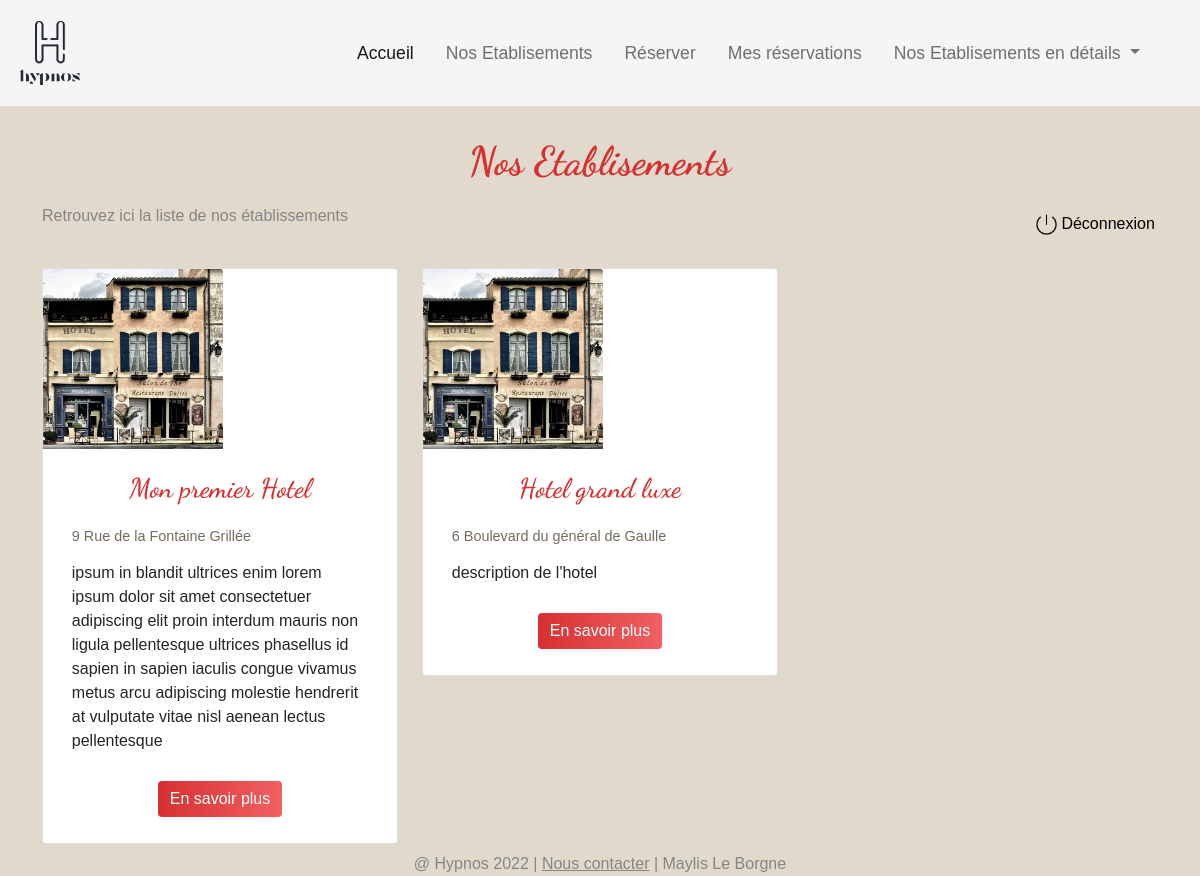
The page /hotels on the database as committed earlier.
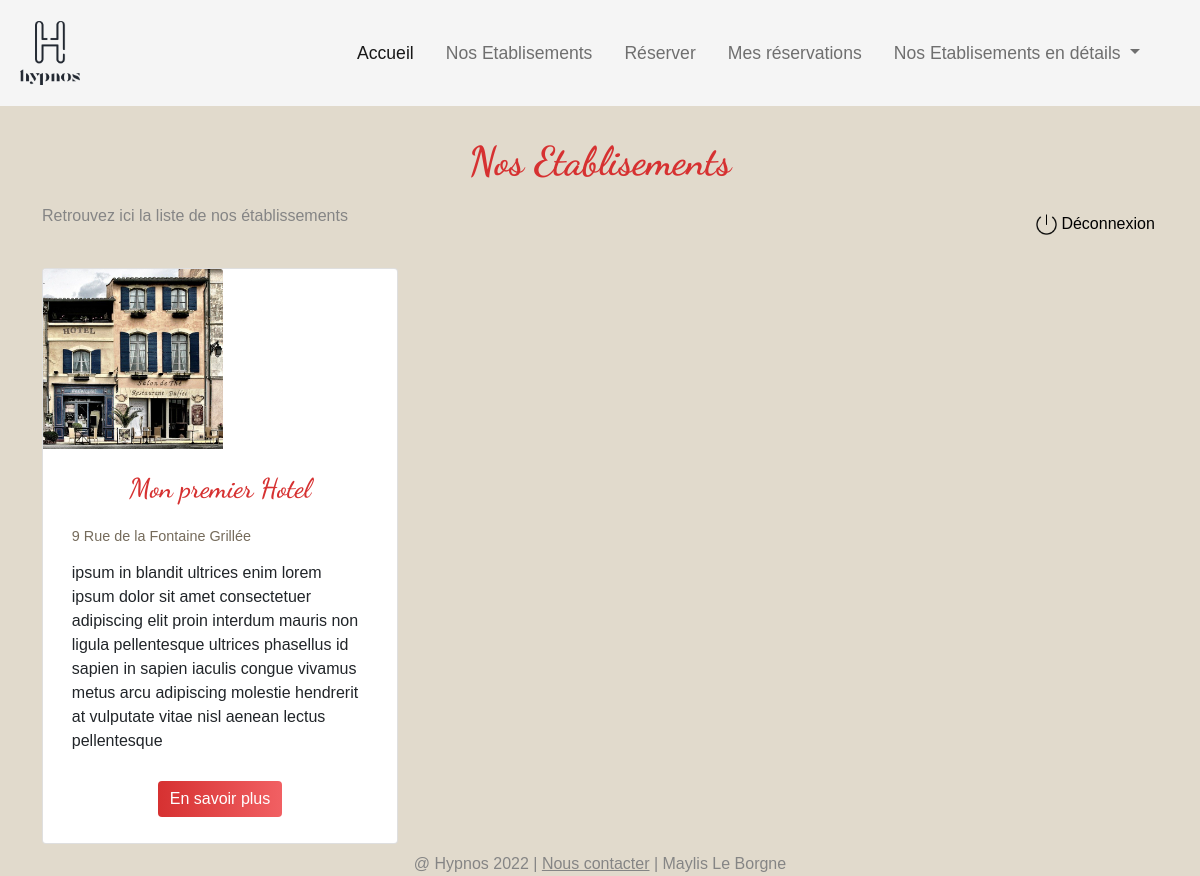
The same page on the database as committed later.
### app.py (models this page shows, shortened)
class Hotel(db_wrapper.Model):
    name = CharField()
    address = CharField()
    city = CharField()
    description = CharField()
    updated = DateTimeField(default=datetime.now)

### index.py (the view)
@index_api.route("/hotels")
def hotel_list():
    hotels = Hotel.select()
    return render_template("hotel_list.html", hotels=hotels)

### templates/hotel_list.html (shortened to what this page needs)
{% extends "navbar.html" %}
{% block content %}
<div class="container">
    <h1>Nos Etablisements</h1>
    <div class="row mb-4">
        <div class="col-md-6">
            <p class="explication">Retrouvez ici la liste de nos établissements</p>
        </div>
        <div class="col-md-6 d-flex justify-content-end align-items-center"><a class="logout_link"
                href="{{ url_for('login_api.logout') }}"><img class="logout"
                    src="/static/img/logout.png">Déconnexion</a></div>
    </div>
    <div class="row">
        {% for hotel in hotels %}
        <div class="col-lg-4 col-md-12">
            <div class="card">
                <img class="card-img-top" src="/static/img/hotel.jpg" alt="photo de l'hotel">
                <div class="card-body">
                    <h4 class="card-title">{{ hotel.name }}</h4>
                    <p class="card-subtitle">{{ hotel.address }}</p>
                    <p class="card-text"> {{ hotel.description }}</p>
                    <div class="col-md-12 text-center">
                        <form action="/hotels/hotel" method="get">
                            <button type="submit" formmethod="get" class="btn button">En savoir plus</button>
                        </form>
                    </div>
                </div>
            </div>
        </div>
        {% endfor %}
    </div>
</div>
{% endblock %}

### templates/navbar.html (shortened to what this page needs)
{% extends "footer.html" %}
{% block navbar %}
<nav class="navbar navbar-expand-lg navbar-light">
    <div class="container-fluid">
        <a href="/"><img class="navbar-brand" src="/static/img/logo.png" /></a>
        <div class="collapse navbar-collapse" id="navbarNavDropdown">
            <ul class="navbar-nav text-center">
                <li class="nav-item">
                    <a class="nav-link active" aria-current="page" href="{{ url_for('index_api.index') }}">Accueil</a>
                </li>
                <li class="nav-item">
                    <a class="nav-link" href="{{ url_for('index_api.hotel_list') }}">Nos Etablisements</a>
                </li>
                <li class="nav-item">
                    <a class="nav-link" href="{{ url_for('reservation_api.reservation') }}">Réserver</a>
                </li>
                <li class="nav-item">
                    <a class="nav-link" href="{{ url_for('history_api.customer_reservations') }}">Mes réservations</a>
                </li>
                <li class="nav-item dropdown">
                    <a class="nav-link dropdown-toggle" href="#" id="navbarDropdownMenuLink" role="button"
                        data-bs-toggle="dropdown" aria-expanded="false">
                        Nos Etablisements en détails
                    </a>
                </li>
            </ul>
        </div>
    </div>
</nav>
{% endblock %}

### templates/footer.html
{% extends "layout.html" %}
{% block footer %}
<footer class="footer d-flex p-2">
    <p class="footer_text">@ Hypnos 2022 | <a class="footer_link" href="/contact"> Nous contacter</a> | Maylis Le Borgne
    </p>
</footer>
{% endblock %}

### templates/layout.html (shortened to what this page needs)
<!DOCTYPE html>
<html lang="fr">
<head>
    {% block head %}
    <link href="/static/css/bootstrap.min.css" rel="stylesheet" type="text/css">
    <link href="/static/css/style.css" rel="stylesheet" type="text/css">
    {% endblock %}
</head>
<body>
    {% block navbar %}{% endblock %}
    {% block content %}{% endblock %}
    {% block footer %}{% endblock %}
</body>
</html>

### static/css/style.css (style rules this page uses)
* { font-family: 'Popping', sans-serif; }
html { display: block; margin: 0; padding: 0; height: 100vh; }
.container { display: flex; flex-direction: column; }
.footer { height: 30px; flex-shrink: 0; }
.card-img-top { width: 15vw; }
body { background-color: #E1DACC; }
h1 { color: #d63131; text-align: center; font-family: 'Dancing Script'; font-weight: 700; margin: 1.3rem; padding-top: 0.6rem; margin-bottom: 1.2rem; }
.logout { width: 25px; padding-right: 0.3rem; }
.logout_link, .logout_link:hover { color: black; text-decoration: none; padding: 0.2rem; }
.explication { color: rgb(133, 133, 133); }
.navbar { background-color: whitesmoke; }
.navbar-brand { width: 5vw; margin: 0.5rem; }
#navbarNavDropdown { justify-content: flex-end; padding-right: 2rem; }
.navbar-nav li { padding: 0.5em; }
.nav-link { font-size: 1.1rem; color: #756b5b; }
.card-title, #no_reservation { color: #d63131; font-family: 'Dancing Script'; font-size: 1.7em; font-weight: 600; text-align: center; margin: 0.5rem; }
.card-subtitle { color: #756b5b; font-size: .9em; margin: 0.8rem; padding-top: 0.5rem; }
.card-text, .card-price { font-size: 1rem; margin: .8rem; margin-bottom: 1.2rem; }
.button { margin: .6rem; background: linear-gradient(0.25turn, #d63131, #f16063); border: none; color: white; }
.footer { justify-content: center; width: 100%; color: rgb(133, 133, 133); }
.footer_link, .create_account:hover { color: rgb(133, 133, 133); }

Rows that differ between the two databases and show on the page:
removed Hotel: name "Hotel grand luxe", address "6 Boulevard du général de Gaulle", description "description de l'hotel"
